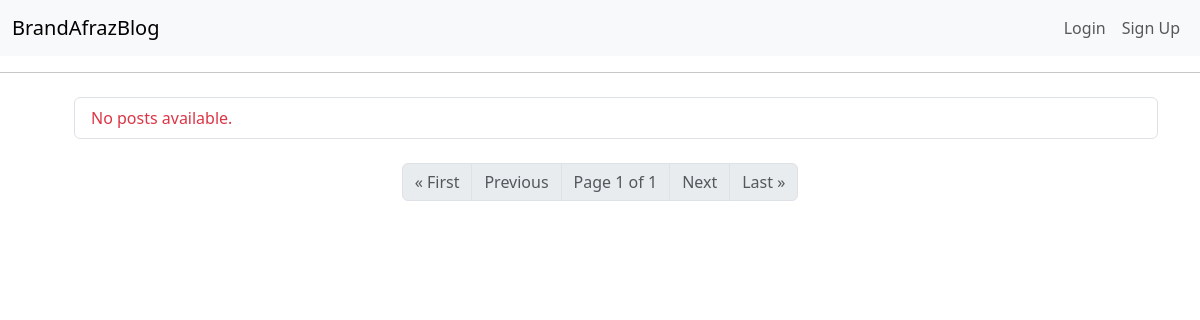
The page /blog/posts/ on the database as committed earlier.
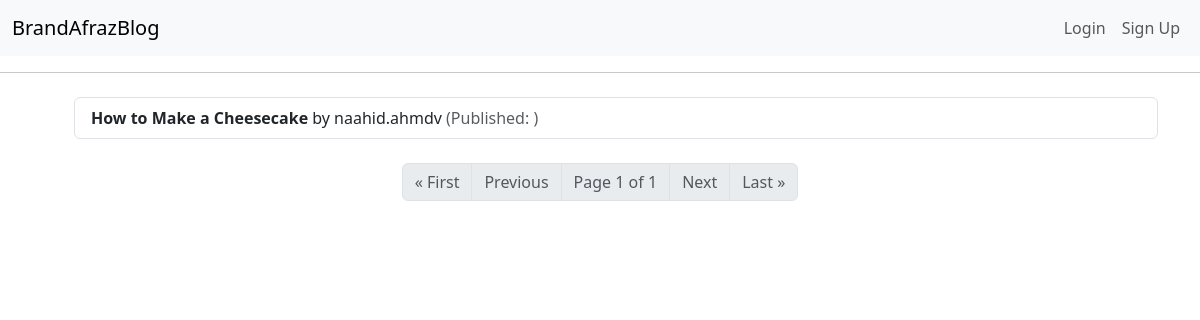
The same page on the database as committed later.
### blog/models.py (models this page shows, shortened)
class Post(models.Model):
    author = models.ForeignKey(User, on_delete=models.CASCADE)
    category = models.ForeignKey(Category, on_delete=models.SET_NULL, null=True, blank=True)
    title = models.CharField(max_length=200)
    description = models.TextField()
    posted_on = models.DateTimeField(auto_now_add=True)
    liked_by = models.ManyToManyField(User, related_name="liked_posts", null=True, blank=True) #در یک فیلدش آیدی پست و در دیگری آیدی یوزر است و مااز تیبل میانی که به واسطه این ریلیشن منی تو منی ایجاد شده متوجه می‌شیم که هر یوزری چه پستی را لایک کرده و یا مثلا تعداد لایک‌های یک پستی چندتا بوده LikeUserPost اسمش رو گذاشتیم ERD وقتی بین دو تا مدل ریلیشن منی تو منی برقراره، توی یکی‌شون هم بنویسم این ریلیشن رو کافیه . و معمولا در مدلی که بعدا ساخته میشه اون ریلیشن رو می‌نویسن. الان مثلا لازم نیست توی مدل یوزر هم برم و این خط رو بنویسم و این فیلد منی تو منی میاد بین اون دو تا تیبل (مدل) یدونه تیبل میانی درست می‌کنه که همونطور که در .

### user/models.py (models this page shows)
class User(AbstractUser): #The User class inherits from Django's AbstractUser, which means it includes all the fields and methods of the default user model (like username, first_name, last_name, etc.) while allowing for customization.    #The 'User' model is defined as a subclass of 'django.contrib.auth.models.AbstractUser'. 'AbstractUser' is a base user model provided by Django that includes a set of default fields and methods for user authentication. 'AbstractUser' is a base class provided by Django that you can subclass to create a custom user model. AbstractUser:This is an abstract base class that includes fields and methods for a fully featured user model, including fields like username, password, email, first_name, last_name, and others. It allows developers to extend or modify the default user model while retaining its functionality. Built-in 'User' Model: The built-in 'User' model in Django is actually defined as a subclass of AbstractUser. It provides a concrete implementation of the user model with default fields and behaviors.Custom User Models: When creating a custom user model, you can either subclass 'AbstractUser' (to retain most of its features) or subclass 'AbstractBaseUser' (for more customization but requiring more work). In summary, while the built-in 'User' model is based on 'AbstractUser', they are not the same. The built-in model is what you typically interact with when using Django's authentication system, whereas 'AbstractUser' serves as a foundation for creating custom user models.
    email = models.EmailField(unique=True)    #The 'email' field is defined as a unique email field using 'models.EmailField(unique=True)'. 'unique=True' enforces that each email address must be unique across all instances of this model, meaning no two users can have the same email address.
    birthday = models.DateField(null=True, blank=True)   #This line adds a birthday field that can store a date. The parameters 'null=True' and 'blank=True' indicate that this field is optional; it can be left empty in forms and can also be stored as 'NULL' in the database.
    USERNAME_FIELD = 'email'     #The 'USERNAME_FIELD' is a special attribute defined in the 'User' model that specifies which field should be used as the unique identifier for authentication purposes. By setting USERNAME_FIELD = 'email', you are telling Django to use the email field instead of the default 'username' field for authentication.
    REQUIRED_FIELDS = ['first_name', 'last_name', 'username']#This list specifies additional fields that are required when creating a superuser via the command line (using the createsuperuser command). In this case, when creating a superuser, both first_name, last_name, and username must be provided in addition to the email and password. #Requires 'first_name' and 'last_name' to be provided when creating a superuser via the 'createsuperuser' command. #مختص ادمین است  #The'REQUIRED_FIELDS' attribute is used to define additional fields that should be prompted for when creating a user interactively, specifically through the createsuperuser management command. This allows you to specify which fields are necessary beyond the default username and password. When you write 'REQUIRED_FIELDS = ['first_name', 'last_name', 'username']' in your custom user model that inherits from AbstractUser(which is a class in Django provides a fully featured user model that includes several fields by default.), it means that you want to specify additional fields that should be required besides the default required fields (username and password) when creating a user through the command line management command 'createsuperuser'.The fields listed in 'REQUIRED_FIELDS' are required in addition to the default required fields (username and password). This means that when you run the command 'python manage.py createsuperuser', Django will prompt you for the 'username', 'password', 'first_name', and 'last_name', 'username'.
    objects = UserManager()  #Utilizing a custom user manager ('UserManager') to handle user creation logic.#This line assigns an instance of the custom user manager ('UserManager') to the objects attribute of the user model. The custom manager provides methods for creating regular users and superusers with specific validation logic.
    class Meta:                  #class Meta: is an inner class used to provide metadata to the model. ' db_table = "auth_user" ' specifies the name of the database table that will store this model's data. By default, Django would create a table named 'appname_user', but this line changes it to 'auth_user', which is commonly used for user-related tables in Django applications.
        db_table = "auth_user"   #user_user اسم اون تیبلی که در دیتابیس قراره ساخته بشه برای ذخیره دیتای مربوط به این مدل‌مان، را مشخص کردیم اگه این خط را نمینوشتیم اسم تیبل‌مان می‌شد
    def __str__(self):    #است که ما بالاتر برابر با ایمیلش قرار داریم ولی خب ما دوست داشتیم همون یوزرنیم باشه "USERNAME_FIELD" اگه ما کلا این متد رو برای کلاس یوزر ننویسیم، دیفالتش
        return self.username

### blog/views.py (the view)
# urls.py: path('posts/', PostListView.as_view(), name='posts_list'),
class PostListView(ListView): #a class-based view in Django for displaying a list of posts. This line defines a new class called 'PostListView' that inherits from Django's 'ListView', which is a generic view designed to display a list of objects.
    model = Post  #This specifies that the view will use the 'Post' model. Django will query this model to retrieve the objects (which are\that are) to be displayed (باید نمایش داده شوند).
    template_name = 'posts.html' #This indicates the template file that will be used to render the list of posts. In this case, it is 'posts.html'.
    context_object_name = 'posts'  #This sets the name of the context variable that will be passed to the template. Instead of using the default name (which would be 'object_list'), you can reference the list of posts in your template as 'posts'.
    paginate_by = 3  #This specifies that the list should be paginated, showing 3 posts per page. If there are more than 3 posts, Django will automatically provide pagination controls.

### templates/posts.html (shortened to what this page needs)
{%extends "base.html"%}
{% block content %}
<ul>
  <ul class="list-group">
        {% for post in posts %}
            <li class="list-group-item">
                <strong>{{ post.title }}</strong> by {{ post.author }}
                <span class="text-muted">(Published: {{ post.created_at }})</span>
            </li>
        {% empty %}
            <li class="list-group-item text-danger">No posts available.</li>
        {% endfor %}
    </ul>
</ul>
<nav aria-label="Page navigation" class="mt-4">
    <ul class="pagination justify-content-center">
        {% if page_obj.has_previous %}
            <li class="page-item"><a class="page-link" href="?page=1">&laquo; First</a></li>
            <li class="page-item"><a class="page-link" href="?page={{ page_obj.previous_page_number }}">Previous</a></li>
        {% else %}
            <li class="page-item disabled"><a class="page-link">&laquo; First</a></li>
            <li class="page-item disabled"><a class="page-link">Previous</a></li>
        {% endif %}
        <li class="page-item disabled"><a class="page-link">Page {{ page_obj.number }} of {{ page_obj.paginator.num_pages }}</a></li>
        {% if page_obj.has_next %}
            <li class="page-item"><a class="page-link" href="?page={{ page_obj.next_page_number }}">Next</a></li>
            <li class="page-item"><a class="page-link" href="?page={{ page_obj.paginator.num_pages }}">Last &raquo;</a></li>
        {% else %}
            <li class="page-item disabled"><a class="page-link">Next</a></li>
            <li class="page-item disabled"><a class="page-link">Last &raquo;</a></li>
        {% endif %}
    </ul>
</nav>
{%endblock%}

### templates/base.html (shortened to what this page needs)
<!DOCTYPE html>
<html lang="en">
<head>
    <link href="https://cdn.jsdelivr.net/npm/bootstrap@5.3.0-alpha1/dist/css/bootstrap.min.css" rel="stylesheet">
</head>
<body>
<nav class="navbar navbar-expand-lg navbar-light bg-light">
    <div class="container-fluid">
        <a class="navbar-brand" href="#">BrandAfrazBlog</a>
        <div class="collapse navbar-collapse" id="navbarNav">
            <ul class="navbar-nav ms-auto">
                {% if user.is_authenticated %}
                    <li class="nav-item">
                        <a class="nav-link" href="#">Hello, {{ user.username }}!</a>
                    </li>
                    <li class="nav-item">
                        <a class="nav-link"  href="{% url 'logout' %}">Logout</a>
                    </li>
                {% else %}
                    <li class="nav-item">
                        <a class="nav-link" href="{% url 'login' %}">Login</a>
                    </li>
                    <li class="nav-item">
                        <a class="nav-link" href="{% url 'register' %}">Sign Up</a>
                    </li>
                {% endif %}
            </ul>
        </div>
    </div>
</nav>
<hr>
<div class="container mt-4">
    {% block content %}{% endblock %}
</div>
</body>
</html>

Rows that differ between the two databases and show on the page:
added Post: title "How to Make a Cheesecake", author "naahid.ahmdv"
Other text that changed with them:
text no longer shown: "No posts available."
